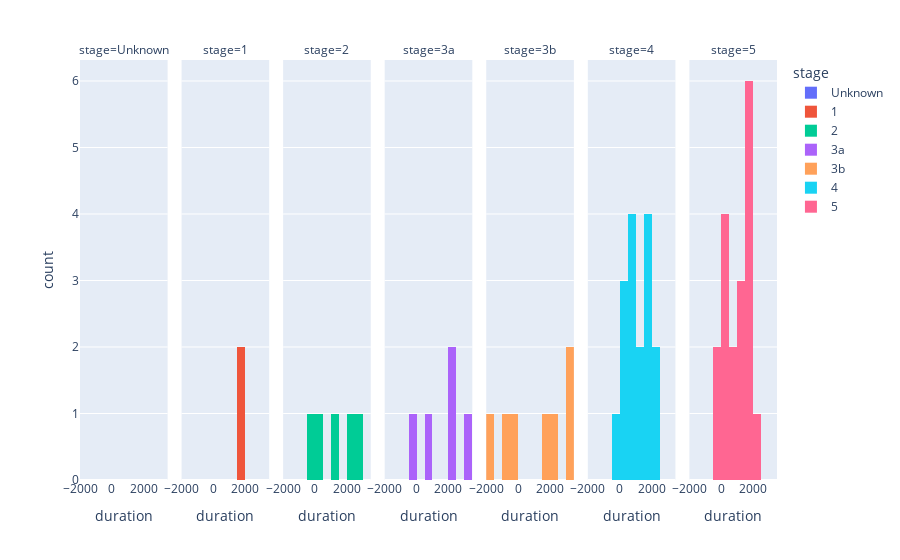
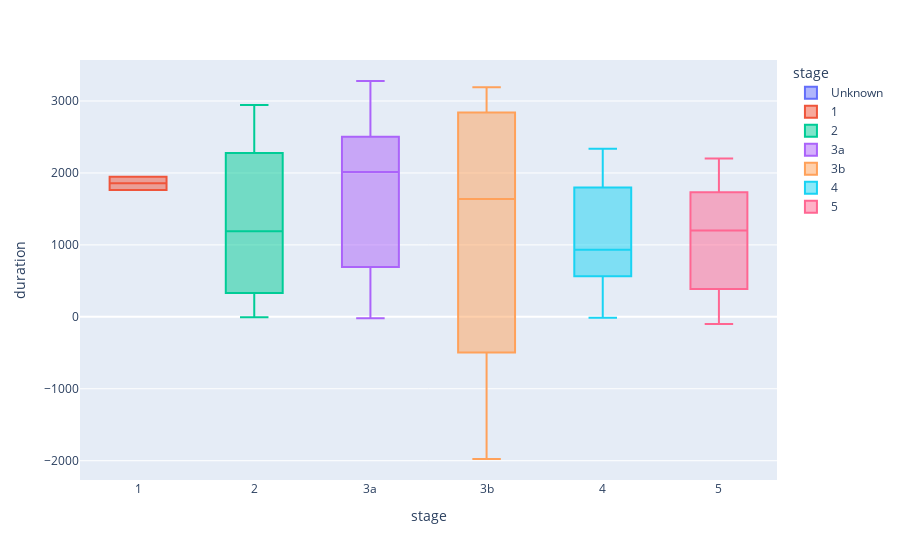

The cell these charts' notebook holds for them, in order:
### Code cell
merged_data_t = see_duration(transplant)

### Figure 1 — Plotly figure (JSON) as saved in the notebook; plotly's stock layout.template omitted (floating-point values rounded to 4 significant figures)
{"data": [{"alignmentgroup": "True", "bingroup": "x", "hovertemplate": "stage=Unknown<br>duration=%{x}<br>count=%{y}<extra></extra>", "legendgroup": "Unknown", "marker": {"color": "#636efa"}, "name": "Unknown", "offsetgroup": "Unknown", "orientation": "v", "showlegend": true, "type": "histogram", "x": [null, null, null, null, null, null, null, null, null, null, null, null, null, null, null, null, null], "xaxis": "x", "yaxis": "y"}, {"alignmentgroup": "True", "bingroup": "x", "hovertemplate": "stage=1<br>duration=%{x}<br>count=%{y}<extra></extra>", "legendgroup": "1", "marker": {"color": "#EF553B"}, "name": "1", "offsetgroup": "1", "orientation": "v", "showlegend": true, "type": "histogram", "x": [1948, 1764], "xaxis": "x2", "yaxis": "y2"}, {"alignmentgroup": "True", "bingroup": "x", "hovertemplate": "stage=2<br>duration=%{x}<br>count=%{y}<extra></extra>", "legendgroup": "2", "marker": {"color": "#00cc96"}, "name": "2", "offsetgroup": "2", "orientation": "v", "showlegend": true, "type": "histogram", "x": [-5, 2056, 442, 1190, 2944], "xaxis": "x3", "yaxis": "y3"}, {"alignmentgroup": "True", "bingroup": "x", "hovertemplate": "stage=3a<br>duration=%{x}<br>count=%{y}<extra></extra>", "legendgroup": "3a", "marker": {"color": "#ab63fa"}, "name": "3a", "offsetgroup": "3a", "orientation": "v", "showlegend": true, "type": "histogram", "x": [3278, 2246, -21, 2013, 932], "xaxis": "x4", "yaxis": "y4"}, {"alignmentgroup": "True", "bingroup": "x", "hovertemplate": "stage=3b<br>duration=%{x}<br>count=%{y}<extra></extra>", "legendgroup": "3b", "marker": {"color": "#FFA15A"}, "name": "3b", "offsetgroup": "3b", "orientation": "v", "showlegend": true, "type": "histogram", "x": [-1976, 3191, -658, 3072, 2146, 1637, -10], "xaxis": "x5", "yaxis": "y5"}, {"alignmentgroup": "True", "bingroup": "x", "hovertemplate": "stage=4<br>duration=%{x}<br>count=%{y}<extra></extra>", "legendgroup": "4", "marker": {"color": "#19d3f3"}, "name": "4", "offsetgroup": "4", "orientation": "v", "showlegend": true, "type": "histogram", "x": [2224, 1841, 381, -14, 2337, 1078, 786, 1183, 1755, 305, 653, 1556, 787, 1942, 639, 490], "xaxis": "x6", "yaxis": "y6"}, {"alignmentgroup": "True", "bingroup": "x", "hovertemplate": "stage=5<br>duration=%{x}<br>count=%{y}<extra></extra>", "legendgroup": "5", "marker": {"color": "#FF6692"}, "name": "5", "offsetgroup": "5", "orientation": "v", "showlegend": true, "type": "histogram", "x": [1908, 599, 1040, 923, 2200, 1543, 387, 415, 1397, 56, 1362, -23, 1731, 1792, 271, -101, 1513, 1809], "xaxis": "x7", "yaxis": "y7"}], "layout": {"annotations": [{"font": {}, "showarrow": false, "text": "stage=Unknown", "x": 0.06286, "xanchor": "center", "xref": "paper", "y": 1, "yanchor": "bottom", "yref": "paper"}, {"font": {}, "showarrow": false, "text": "stage=1", "x": 0.2086, "xanchor": "center", "xref": "paper", "y": 1, "yanchor": "bottom", "yref": "paper"}, {"font": {}, "showarrow": false, "text": "stage=2", "x": 0.3543, "xanchor": "center", "xref": "paper", "y": 1, "yanchor": "bottom", "yref": "paper"}, {"font": {}, "showarrow": false, "text": "stage=3a", "x": 0.5, "xanchor": "center", "xref": "paper", "y": 1, "yanchor": "bottom", "yref": "paper"}, {"font": {}, "showarrow": false, "text": "stage=3b", "x": 0.6457, "xanchor": "center", "xref": "paper", "y": 1, "yanchor": "bottom", "yref": "paper"}, {"font": {}, "showarrow": false, "text": "stage=4", "x": 0.7914, "xanchor": "center", "xref": "paper", "y": 1, "yanchor": "bottom", "yref": "paper"}, {"font": {}, "showarrow": false, "text": "stage=5", "x": 0.9371, "xanchor": "center", "xref": "paper", "y": 1, "yanchor": "bottom", "yref": "paper"}], "barmode": "relative", "legend": {"title": {"text": "stage"}, "tracegroupgap": 0}, "margin": {"t": 60}, "xaxis": {"anchor": "y", "domain": [0, 0.1257], "title": {"text": "duration"}}, "xaxis2": {"anchor": "y2", "domain": [0.1457, 0.2714], "matches": "x", "title": {"text": "duration"}}, "xaxis3": {"anchor": "y3", "domain": [0.2914, 0.4171], "matches": "x", "title": {"text": "duration"}}, "xaxis4": {"anchor": "y4", "domain": [0.4371, 0.5629], "matches": "x", "title": {"text": "duration"}}, "xaxis5": {"anchor": "y5", "domain": [0.5829, 0.7086], "matches": "x", "title": {"text": "duration"}}, "xaxis6": {"anchor": "y6", "domain": [0.7286, 0.8543], "matches": "x", "title": {"text": "duration"}}, "xaxis7": {"anchor": "y7", "domain": [0.8743, 1.0], "matches": "x", "title": {"text": "duration"}}, "yaxis": {"anchor": "x", "domain": [0, 1], "title": {"text": "count"}}, "yaxis2": {"anchor": "x2", "domain": [0, 1], "matches": "y", "showticklabels": false}, "yaxis3": {"anchor": "x3", "domain": [0, 1], "matches": "y", "showticklabels": false}, "yaxis4": {"anchor": "x4", "domain": [0, 1], "matches": "y", "showticklabels": false}, "yaxis5": {"anchor": "x5", "domain": [0, 1], "matches": "y", "showticklabels": false}, "yaxis6": {"anchor": "x6", "domain": [0, 1], "matches": "y", "showticklabels": false}, "yaxis7": {"anchor": "x7", "domain": [0, 1], "matches": "y", "showticklabels": false}}}

### Figure 2 — Plotly figure (JSON) as saved in the notebook; plotly's stock layout.template omitted (floating-point values rounded to 4 significant figures)
{"data": [{"alignmentgroup": "True", "hovertemplate": "stage=%{x}<br>duration=%{y}<extra></extra>", "legendgroup": "Unknown", "marker": {"color": "#636efa"}, "name": "Unknown", "notched": false, "offsetgroup": "Unknown", "orientation": "v", "showlegend": true, "type": "box", "x": ["Unknown", "Unknown", "Unknown", "Unknown", "Unknown", "Unknown", "Unknown", "Unknown", "Unknown", "Unknown", "Unknown", "Unknown", "Unknown", "Unknown", "Unknown", "Unknown", "Unknown"], "x0": " ", "xaxis": "x", "y": [null, null, null, null, null, null, null, null, null, null, null, null, null, null, null, null, null], "y0": " ", "yaxis": "y"}, {"alignmentgroup": "True", "hovertemplate": "stage=%{x}<br>duration=%{y}<extra></extra>", "legendgroup": "1", "marker": {"color": "#EF553B"}, "name": "1", "notched": false, "offsetgroup": "1", "orientation": "v", "showlegend": true, "type": "box", "x": ["1", "1"], "x0": " ", "xaxis": "x", "y": [1948, 1764], "y0": " ", "yaxis": "y"}, {"alignmentgroup": "True", "hovertemplate": "stage=%{x}<br>duration=%{y}<extra></extra>", "legendgroup": "2", "marker": {"color": "#00cc96"}, "name": "2", "notched": false, "offsetgroup": "2", "orientation": "v", "showlegend": true, "type": "box", "x": ["2", "2", "2", "2", "2"], "x0": " ", "xaxis": "x", "y": [-5, 2056, 442, 1190, 2944], "y0": " ", "yaxis": "y"}, {"alignmentgroup": "True", "hovertemplate": "stage=%{x}<br>duration=%{y}<extra></extra>", "legendgroup": "3a", "marker": {"color": "#ab63fa"}, "name": "3a", "notched": false, "offsetgroup": "3a", "orientation": "v", "showlegend": true, "type": "box", "x": ["3a", "3a", "3a", "3a", "3a"], "x0": " ", "xaxis": "x", "y": [3278, 2246, -21, 2013, 932], "y0": " ", "yaxis": "y"}, {"alignmentgroup": "True", "hovertemplate": "stage=%{x}<br>duration=%{y}<extra></extra>", "legendgroup": "3b", "marker": {"color": "#FFA15A"}, "name": "3b", "notched": false, "offsetgroup": "3b", "orientation": "v", "showlegend": true, "type": "box", "x": ["3b", "3b", "3b", "3b", "3b", "3b", "3b"], "x0": " ", "xaxis": "x", "y": [-1976, 3191, -658, 3072, 2146, 1637, -10], "y0": " ", "yaxis": "y"}, {"alignmentgroup": "True", "hovertemplate": "stage=%{x}<br>duration=%{y}<extra></extra>", "legendgroup": "4", "marker": {"color": "#19d3f3"}, "name": "4", "notched": false, "offsetgroup": "4", "orientation": "v", "showlegend": true, "type": "box", "x": ["4", "4", "4", "4", "4", "4", "4", "4", "4", "4", "4", "4", "4", "4", "4", "4"], "x0": " ", "xaxis": "x", "y": [2224, 1841, 381, -14, 2337, 1078, 786, 1183, 1755, 305, 653, 1556, 787, 1942, 639, 490], "y0": " ", "yaxis": "y"}, {"alignmentgroup": "True", "hovertemplate": "stage=%{x}<br>duration=%{y}<extra></extra>", "legendgroup": "5", "marker": {"color": "#FF6692"}, "name": "5", "notched": false, "offsetgroup": "5", "orientation": "v", "showlegend": true, "type": "box", "x": ["5", "5", "5", "5", "5", "5", "5", "5", "5", "5", "5", "5", "5", "5", "5", "5", "5", "5"], "x0": " ", "xaxis": "x", "y": [1908, 599, 1040, 923, 2200, 1543, 387, 415, 1397, 56, 1362, -23, 1731, 1792, 271, -101, 1513, 1809], "y0": " ", "yaxis": "y"}], "layout": {"boxmode": "overlay", "legend": {"title": {"text": "stage"}, "tracegroupgap": 0}, "margin": {"t": 60}, "xaxis": {"anchor": "y", "categoryarray": ["Unknown", "1", "2", "3a", "3b", "4", "5"], "categoryorder": "array", "domain": [0, 1], "title": {"text": "stage"}}, "yaxis": {"anchor": "x", "domain": [0, 1], "title": {"text": "duration"}}}}
